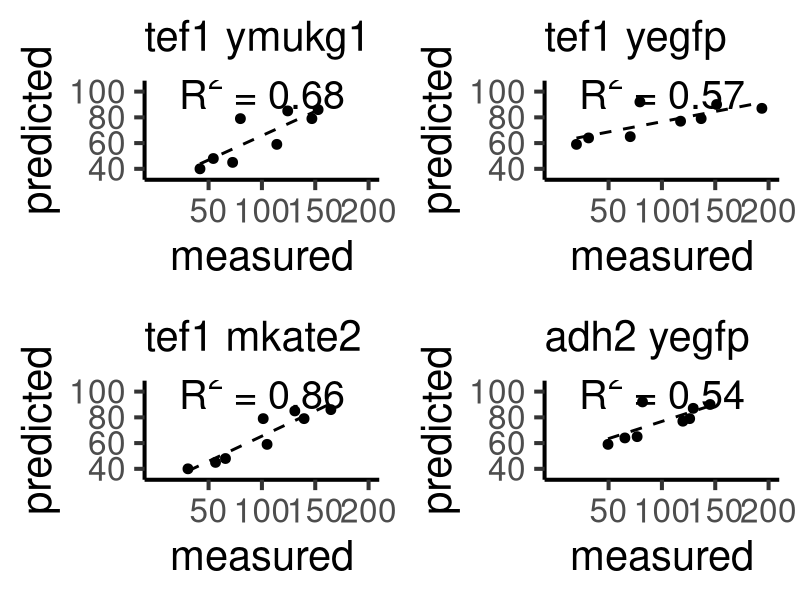
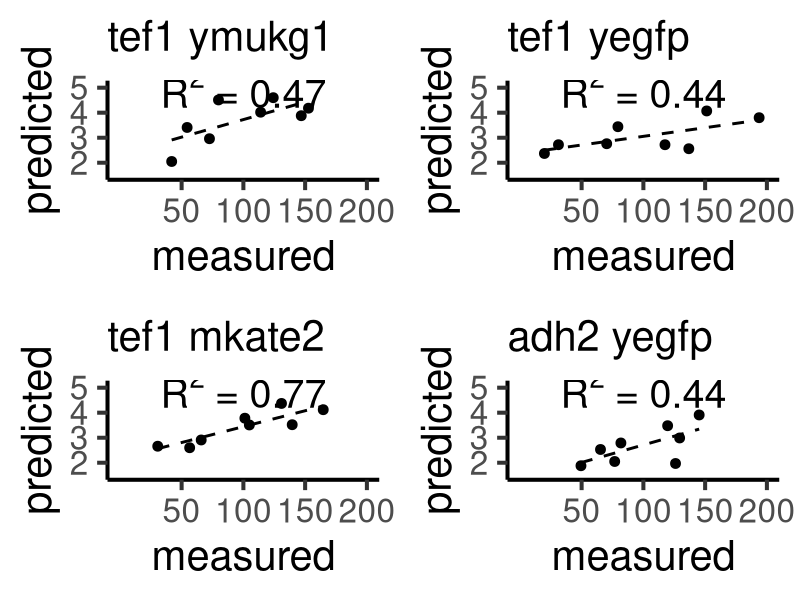
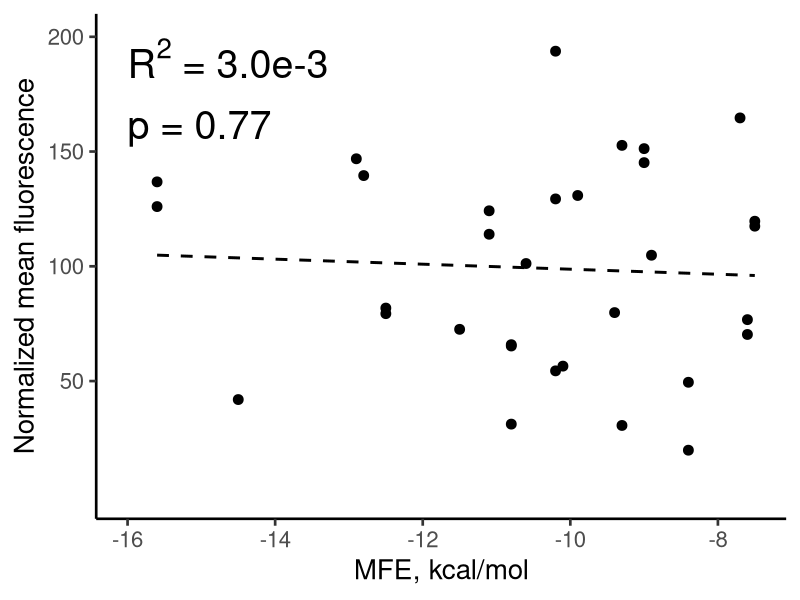
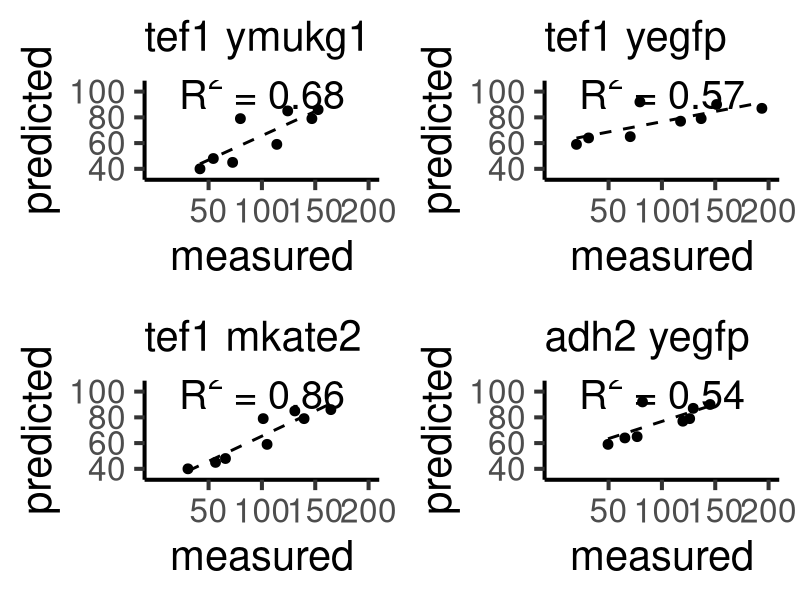
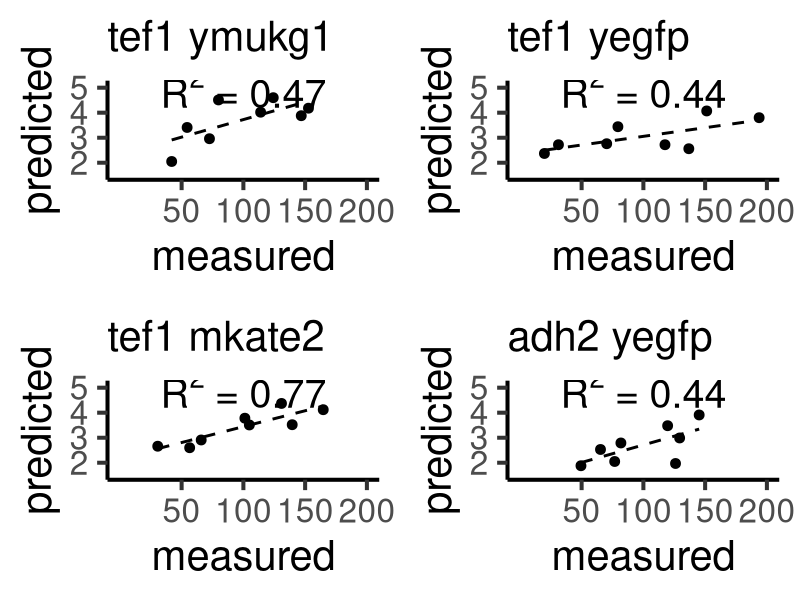
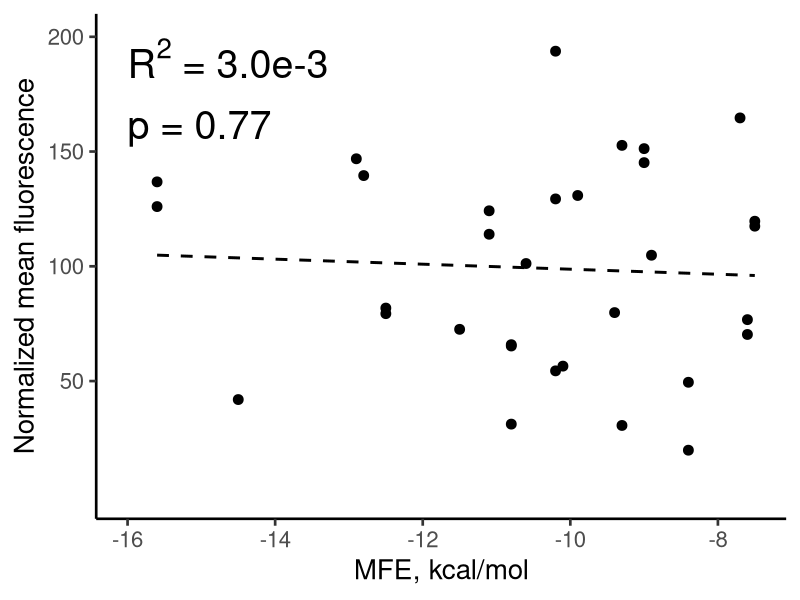

Write the R code that produced these figures, in order.
library(tidyverse)
library(broom)
library(cowplot)
library(here)
theme_set(theme_classic(30))
# data for paper --------------------------------------------------------


spect <- read_csv(here('data','spect.csv'),guess_max = 5000) %>%
  filter(meas_date=="2017-12-07" | meas_date=="2017-12-13" | meas_date=="2018-01-12" | meas_date=="2018-01-16") %>%
  mutate(tis = tis_no)

# Wrangle data ------------------------------------------------------------
spect_wt <- spect %>%
  filter(meas_date == "2017-12-13" & description=="CEN.PK113-7D") %>%
  select(main_gfp_median, main_rfp_median) %>%
  map(median, na.rm = TRUE)

spect <- spect %>%
  filter(!is.na(reporter), tis != 9, tis != 10) %>%
  select(meas_date,promoter, reporter, tis,chassis,carbon_source, main_od, main_gfp_median, main_rfp_median) %>%
  mutate(main_fluo_median = ifelse(reporter == "yegfp" | reporter == "ymukg1", main_gfp_median-spect_wt[[1]],
                                   ifelse(reporter == "mkate2", main_rfp_median-spect_wt[[2]],
                                          ifelse(reporter == "mgfp" | reporter == "zsgreen", main_gfp_median,NA)))) %>%
  group_by(meas_date, reporter) %>%
  mutate(main_fluo_median_norm = main_fluo_median/mean(main_fluo_median, na.rm = TRUE)*100) %>%
  ungroup() %>%
  select(-main_od, -main_gfp_median, -main_rfp_median, -main_fluo_median)
# Data types --------------------------------------------------------------
# Factor levels -----------------------------------------------------------
spect$promoter <- factor(spect$promoter, levels = c("tef1","adh2","ef1a"))
spect$reporter <- factor(spect$reporter, levels = c("ymukg1","mkate2","yegfp","mgfp","zsgreen"))
spect$chassis <- factor(spect$chassis, levels = c("yeast","cho"))
spect$carbon_source <- factor(spect$carbon_source, levels = c("glucose","ethanol"))

predictions <- read_csv(here('data','predictions.csv'))
predictions$promoter <- factor(predictions$promoter, levels = c("tef1","adh2","ef1a"))
predictions$reporter <- factor(predictions$reporter, levels = c("ymukg1","mkate2","yegfp","mgfp","zsgreen"))

df <- spect %>%
  filter((meas_date=="2017-12-13" | (meas_date=="2018-01-12" & promoter=="adh2"))) %>%
  group_by(promoter,reporter, tis) %>%
  summarise(median = median(main_fluo_median_norm, na.rm = TRUE)) %>%
  ungroup() %>%
  left_join(predictions, by = c("promoter","reporter", "tis"))

df %>%
  #group_by(promoter,reporter) %>%
  do(glance(lm(median ~ protein_abundance, data = .)))

plot2 <- function(data,xx,yy,zz,ww) {
  ggplot(data, mapping = aes_string(x=xx, y=yy)) +
    geom_point(size = 3) +
    stat_smooth(method=lm, se=FALSE, color="black", linetype = "dashed") +
    scale_x_continuous(limits = c(0,200), breaks = c(50, 100, 150, 200)) +
    scale_y_continuous(limits = c(35,105), breaks = c(40, 60, 80, 100)) +
    labs(subtitle = zz, x = "measured", y="predicted") +
    annotate("text", label=ww, parse=TRUE, size=10, x=100, y=102)
    #theme(axis.title.y=element_blank(),axis.text.y=element_blank(),axis.title.x=element_blank(),axis.text.x=element_blank())
}
plot21 <- function(data,xx,yy,zz,ww) {
  ggplot(data, mapping = aes_string(x=xx, y=yy)) +
    geom_point(size = 3) +
    
    stat_smooth(method=lm, se=FALSE, color="black", linetype = "dashed") +
    scale_x_continuous(limits = c(0,200), breaks = c(50, 100, 150, 200)) +
    scale_y_continuous(limits = c(1.5,5.1), breaks = c(2, 3, 4,5)) +
    labs(subtitle = zz, x = "measured", y="predicted") +
    annotate("text", label=ww, parse=TRUE, size=10, x=100, y=5)
    #theme(axis.title.y=element_blank(),axis.text.y=element_blank(),axis.title.x=element_blank(),axis.text.x=element_blank())
}

p16 <- df %>% filter(promoter == "tef1", reporter == "ymukg1") %>% plot2("median","efficiency","tef1 ymukg1","paste(R ^ 2, \" = 0.68\")")
p17 <- df %>% filter(promoter == "tef1", reporter == "yegfp") %>% plot2("median","efficiency","tef1 yegfp ","paste(R ^ 2, \" = 0.57\")")
p18 <- df %>% filter(promoter == "tef1", reporter == "mkate2") %>% plot2("median","efficiency","tef1 mkate2","paste(R ^ 2, \" = 0.86\")")
p19 <- df %>% filter(promoter == "adh2", reporter == "yegfp") %>% plot2("median","efficiency","adh2 yegfp ","paste(R ^ 2, \" = 0.54\")")
plot_grid(p16,p17,p18,p19, ncol = 2)
ggsave(here('figures','Figure S6 Noderer.pdf'), width = 10, height = 10, units = "in")

p20 <- df %>% filter(promoter == "tef1", reporter == "ymukg1") %>% plot21("median","protein_abundance","tef1 ymukg1","paste(R ^ 2, \" = 0.47\")")
p21 <- df %>% filter(promoter == "tef1", reporter == "yegfp") %>% plot21("median","protein_abundance","tef1 yegfp ","paste(R ^ 2, \" = 0.44\")")
p22 <- df %>% filter(promoter == "tef1", reporter == "mkate2") %>% plot21("median","protein_abundance","tef1 mkate2","paste(R ^ 2, \" = 0.77\")")
p23 <- df %>% filter(promoter == "adh2", reporter == "yegfp") %>% plot21("median","protein_abundance","adh2 yegfp ","paste(R ^ 2, \" = 0.44\")")
plot_grid(p20,p21,p22,p23, ncol = 2)
ggsave(here('figures','Figure S7 Decoene.pdf'), width = 10, height = 10, units = "in")

theme_set(theme_classic(20))

df %>% 
  #lm(MFE ~ median, data=.) %>% summary()
  ggplot(mapping = aes_string(x="MFE", y="median")) +
  geom_point(size = 3) +
  #labs(subtitle = "MFE") + #title = "A", 
  stat_smooth(method=lm, se=FALSE, color="black", linetype = "dashed") +
  scale_y_continuous(limits = c(0,200), breaks = c(50, 100, 150, 200)) +
  #scale_x_continuous(limits = c(-16, -8), breaks = c(-8, -10,-12,-14, -16)) +
  labs(x = "MFE, kcal/mol", y="Normalized mean fluorescence") +
  annotate("text", label="paste(R ^ 2, \" = 3.0e-3\")", parse=TRUE, size=10, y=182, x=-16, vjust = 0, hjust = 0) +
  annotate("text", label="paste('p', \" = 0.77\")", parse=TRUE, size=10, y=152, x=-16, vjust = 0, hjust = 0)
ggsave(here('figures','Figure S8 secondary structure.pdf'), width = 5, height = 5, units = "in")

